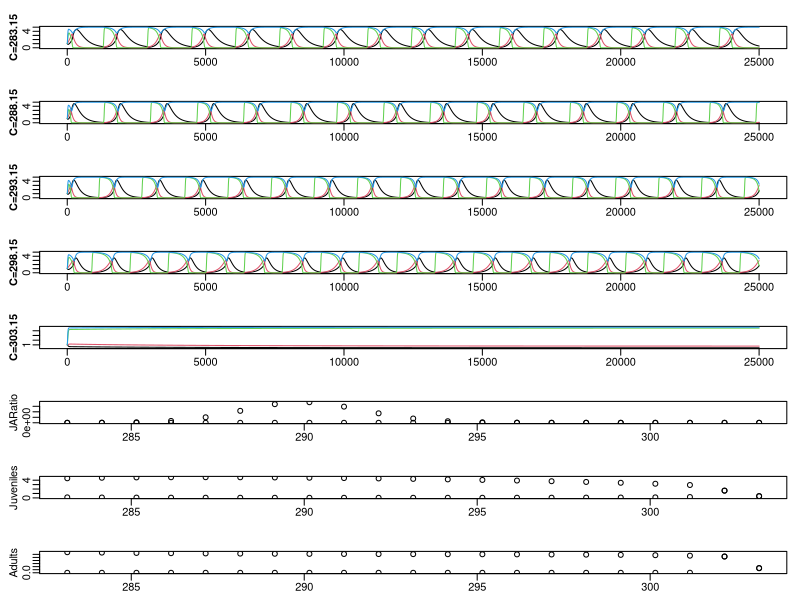

The R script that drew this image:

library(deSolve)

#### RUNTIME ###################################################################

# start timing script
start <- proc.time()

#### PARAMETERS ################################################################

# z: adult to juvenile size ratio
z<-0.2
# p: adult modifier on production of juveniles
# can use to modify stage structure, seems like it needs to be <1
p<-0.4
# sig: conversion efficiency of resource to useful energy for fish
sig<-0.7
# M: maximum ingestion rate
# make mass specific?
M<-1
# MS: function breadth for max intake rate
# i.e. attack rate, opens downward
MS<-10
# H: handling time
# speed at which fish can eat resources (smaller is faster)
H<-1
# HS: function breadth for handling time
# temperature parabola opens upward
HS<-10
# uJ: juvenile mortality
# uJt = 0.05 when C = 293.15
uJ<-10000
# uJe: activation energy of juvenile mortality
uJe<--0.308
# uA: adult mortality
# uAt = 0.05 when C = 293.15
uA<-10000
# uAe: activation energy of adult mortality
uAe<--0.308
# uR1: shared resource mortality
# uR2: adult-specific resource mortality
# uR = 0.005 when C = 293.15
uR1<-uR2<-1000
# uR1e: activation energy of shared resource mortality
# uR2e: activation energy of adult-specific resource mortality
uR1e<-uR2e<--0.308
# t: costs of maintaining somatic growth/turnover
# i.e. base level of resource intake you must exceed to mature/reproduce
# t = 0.1 when C = 293.15
t<-10000
# te: activation energy of metabolic waste
te<--0.291
# r1: shared resource growth rate
# r2: adult-specific resource growth rate
r1<-r2<-1.5
# r1S: function breadth for shared resource growth rate
# r2S: function breadth for adult-specific resource growth rate
# temperature parabola opens downward
r1S<-r2S<-15
# r2p: proportion of adult-specific resource available to adults
# fraction between 0 and 1 (inclusive)
    # r2p=0   when adults access none of adult-specific resource
    # r2p=0.5 when adults access half of adult-specific resource
    # r2p=1   when adults access all of adult-specific resource
r2p<-0.5
# r1p: proportion of shared resource available to adults
r1p<-1
# K1: shared resource carrying capacity
# K2: adult-specific resource carrying capacity
K1<-K2<-5
# B: adult reproductive rate
B<-0.5
# boltzmann's constant
kb<-8.617*10^-5
# C: temperature in kelvin
# 283.15 is cold, 293.15 is optimal, 303.15 is hot
C<-293.15
# Copt: optimal temperature in kelvin
Copt<-293.15

# create parameter vector
parms.vec<-c(z=z, p=p, sig=sig, M=M, MS=MS, H=H, HS=HS, uJ=uJ, uJe=uJe, uA=uA,
            uAe=uAe, uR1=uR1, uR2=uR2, uR1e=uR1e, uR2e=uR2e, t=t, te=te, r1=r1,
            r2=r2, r1S=r1S, r2S=r2S, r2p=r2p, r1p-r1p, K1=K1, K2=K2, B=B, kb=kb,
            C=C, Copt=Copt)

#### CHANGING PARAMETERS #######################################################

# enter name of temperature parameter
C.name <- "C"
# choose range of temperatures
C.seq <- seq(from=Copt-10, to=Copt+10, length=21)

# enter name of proportion of adult-specific resource available to adults
r2p.name <- "r2p"
# choose range of proportions
r2p.seq <- seq(from=r2p-0.25, to=r2p+0.25, length=21)

# determine repetition length
repetitions.length <- 21

# create parameter matrix
parms.matrix <- matrix(data=parms.vec, nrow=length(parms.vec), ncol=repetitions.length)
row.names(parms.matrix) <- names(parms.vec)
# update temperature
parms.matrix[C.name,] <- C.seq
# update proportions
parms.matrix[r2p.name,] <- r2p.seq

#### ODE FUNCTIONS #############################################################

# t subscript in variable name indicates temperature-sensitive

# Mt: maximum ingestion rate
# Ht: handling time
# tt: costs of maintaining somatic growth/turnover
# uJt: mortality rate for juveniles
# uAt: mortality rate for adults
# uR1t: mortality rate for shared resources
# uR2t: mortality rate for adult-specific resources
# r1t: resource growth rate
# r2t: adult-specific resource growth rate
# qt: competitive difference between adults and juveniles
    # qt=1 when juveniles and adults are equal competitors
    # qt=0.5 when juveniles are 3x better than adults
    # qt=1.5 when adults 3x better than juveniles
# ca: functional response for adults
# cj: functional response for juveniles
# mj: juvenile maturation rate
# ra: reproduction per adult


BaseStaget<-function(t,y,p){
    {
        J<-y[1]
        A<-y[2]
        R1<-y[3]
        R2<-y[4]
    }
    with(as.list(p),{
        Mt<-M*exp(-(C-Copt)^2/(2*MS)^2)
        Ht<-H*exp((C-Copt)^2/(2*HS)^2)
        tt<-t*exp(te/(kb*C))
        uJt<-uJ*exp(uJe/(kb*C))
        uAt<-uA*exp(uAe/(kb*C))
        uR1t<-uR1*exp(uR1e/(kb*C))
        uR2t<-uR2*exp(uR2e/(kb*C))
        r1t<-r1*exp(-(C-Copt)^2/(2*r1S)^2)
        r2t<-r2*exp(-(C-Copt)^2/(2*r2S)^2)
        qt<-1
        
        ca1<-qt*Mt*r1p*R1/(Ht+r1p*(R1+r2p*R2))
        ca2<-qt*Mt*r2p*R2/(Ht+r2p*(R1+r2p*R2))
        ca<-ca1+ca2
        cj<-(2-qt)*Mt*R1/(Ht+R1)

        ifelse((sig*cj-tt)<0, mj<-0, mj<-(sig*cj-tt-uJt)/(1-z^(1-(uJt/(sig*cj-tt)))))
        ifelse((sig*ca-tt)<0, ra<-0, ra<-(sig*ca-tt)*B)
        
        dJ.dt<- ra*A - mj*J - uJt*J
        dA.dt<- mj*J - uAt*A - ra*p*A
        dR1.dt<- r1t*R1*(1-(R1/K1)) - ca1*A - uR1t*R1 - cj*J
        dR2.dt<- r2t*R2*(1-(R2/K2)) - ca2*A - uR2t*R2
        
        return(list(c(dJ.dt, dA.dt, dR1.dt, dR2.dt)))
    })
}

#### SIMULATION ################################################################

# Choose How Long to Run -------------------------------------------------------
iterations <- 0:25000
iterations <- iterations/10

# Set State Variables ----------------------------------------------------------
j.initial <- 1 # juveniles
a.initial <- 1 # adults
r1.initial <- 1 # shared resources
r2.initial<- 1 # adult-specific resources

# Set Plot Preferences ---------------------------------------------------------

# plot juvenile, adult, and resource dynamics?
dynamics.plot = T
if (dynamics.plot){
    # which dynamics to plot?
    dynamics.to.plot <- c(Copt-10, Copt-5, Copt, Copt+5, Copt+10)  
}

# plot bifurcation plot?
b.plot = T
if (b.plot) {
    # which state variable should be plotted in bifurcation plot?
    b.vars <- c("JARatio", "Juveniles", "Adults")
    # which proportion of iterations should be plotted in bifurcation plot?
    # ex. 0.25 will plot last quarter of iterations
    b.portion <- 0.5
}

# layout for plots
if (dynamics.plot & b.plot) {
    # starting rows have dynamics plots
    # last rows have bifurcation plots
    par(mfcol=c(length(dynamics.to.plot)+length(b.vars),1),
        mar=c(2,3,2,1), mgp=c(1.5,0.5,0))
} else if (dynamics.plot) {
    # rows have dynamics plots for one value in C.seq
    par(mfcol=c(length(dynamics.to.plot),1),
        mar=c(2,3,2,1), mgp=c(1.5,0.5,0))
} else if (b.plot) {
    # rows have bifurcation plots
    par(mfcol=c(length(b.vars),1),
        mar=c(2,3,2,1), mgp=c(1.5,0.5,0))
}

# Run Simulation ---------------------------------------------------------------

# initialize list to store output
output <- list()

# initialize state variables
y <- c(j.initial, a.initial, r1.initial, r2.initial)
names(y) <- c("Juveniles", "Adults", "Shared Resources", "Adult Resources")

# loop to change temperature
for (r in 1:repetitions.length) {
    print(paste0("Starting simulation for repetition ",r))
    
    # set temperature
    parms <- parms.matrix[,r]

    # run simulation
    output[[r]] <- ode(y=y, time=iterations, BaseStaget, parms=parms)
    # remove time column
    output[[r]] <- output[[r]][,-1]
    # add juvenile to adult ratio
    JARatio <- output[[r]][,"Juveniles"] / output[[r]][,"Adults"]
    output[[r]] <- cbind(output[[r]], JARatio)
    
    # juvenile, adult, and resource dynamics plot
    if (dynamics.plot) {
        if (sum(parms.matrix[C.name,r]==dynamics.to.plot)==1) {
            matplot(output[[r]][,1:4],type="l",lty=1,pch=0.5,col=1:4, xlab='', ylab='')
            title(ylab=paste0(C.name,"=",parms.matrix[C.name,r]), cex.lab=1, font.lab=2)
        }
    }

} # end repetitions loop

# bifurcation plot
if (b.plot) {
    
    # choose rows to plot
    total.rows <- length(iterations)
    b.first.row <- round((1-b.portion) * total.rows)
    b.last.row <- total.rows
    b.rows <- b.first.row:b.last.row
    
    # set up plot axes and labels
    range.lim <- lapply(output, function(x) apply(x, 2, range))
    range.lim <- apply(do.call("rbind", range.lim), 2, range)
    
    for (b in b.vars) {
        # set up axes
        plot(0, 0, pch = "", xlim = range(parms.matrix[C.name,]), ylim = range.lim[,b],
             xlab='', ylab=b)
        
        # plot points
        for (j in 1:repetitions.length) {
            max.val <- max(output[[j]][b.rows,b])
            min.val <- min(output[[j]][b.rows,b])
            extrema.val <- c(min.val, max.val)
            points(rep(C.seq[j], length(extrema.val)), extrema.val)
        }
    }
    
}

#### RUNTIME ###################################################################

# stop timing script
end <- proc.time()
# print elapsed time
print(end[3]-start[3])
